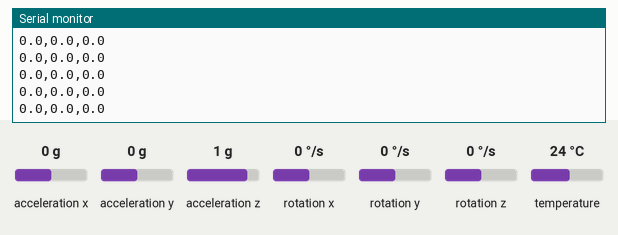
This sketch was run on a simulated Arduino Uno, built with avr-gcc and run on an emulated ATmega328P. Shown: the last lines printed to the serial monitor. The inputs (shaded band) are chosen by the test bench; at power-on: acceleration x 0 g, acceleration y 0 g, acceleration z 1 g, rotation z 0 °/s, rotation x 0 °/s, rotation y 0 °/s, temperature 24 °C.

Above: at 1.2 s.
1.3 s: acceleration x set to -1.4 g
At 2.4 s:
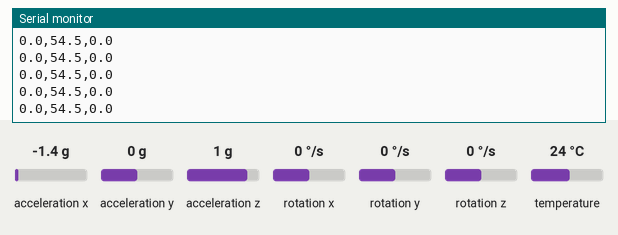
2.8 s: acceleration y set to -1.4 g
At 3.4 s:
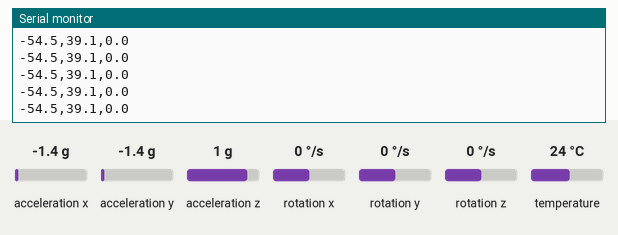
4.3 s: acceleration x set to 0.8 g
At 5.0 s:
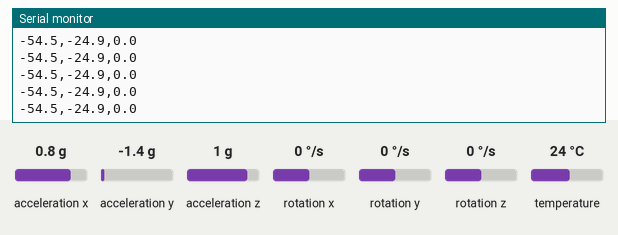
7.3 s: acceleration z set to -1.4 g
At 8.1 s:
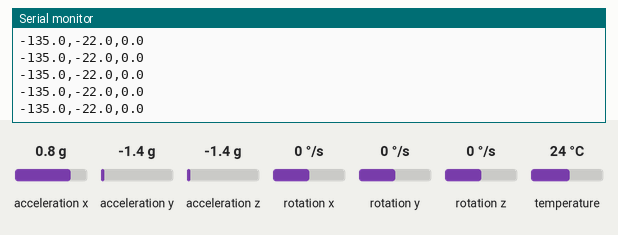
8.8 s: rotation z set to -192 °/s
At 9.6 s:
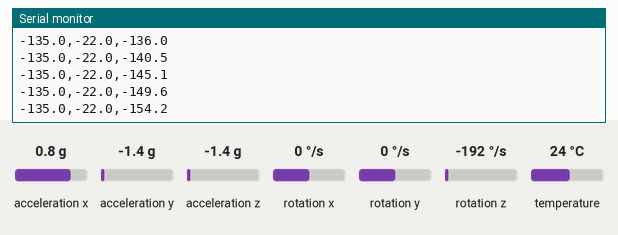
Timing chart, 0 to 11.8 s (numbered marks = the images above; inputs shaded):
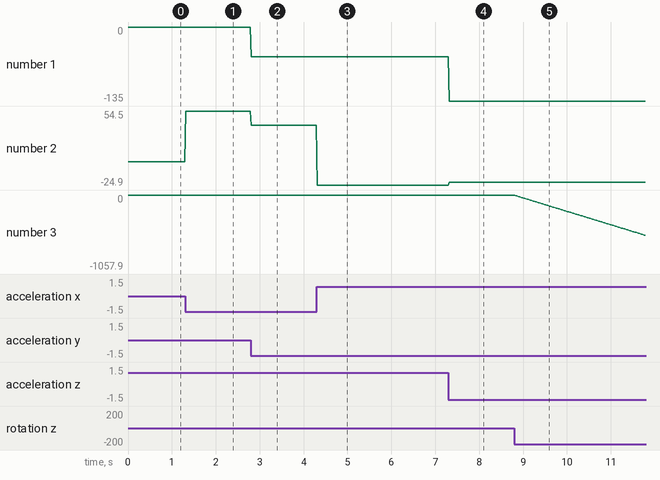

The sketch:

biplane-dodge-esp32.ino
```cpp
/*
 Arduino Uno + MPU6050 USB serial adapter
 Upload this sketch to an Arduino Uno using the Arduino IDE.
 Required libraries: Adafruit_MPU6050 and Adafruit_Sensor.

 Wiring (Arduino Uno):
   MPU6050 SDA -> A4 (SDA)
   MPU6050 SCL -> A5 (SCL)
   MPU6050 GND -> GND
   MPU6050 VCC -> 3.3V, or 5V only if your breakout board explicitly supports it

 Important: The Uno uses 5 V logic. Use a bidirectional I2C level shifter
 unless your MPU6050 breakout explicitly includes 5 V-safe I2C level shifting.

 USB serial output at 115200 baud: roll,pitch,yaw
 The browser game accepts this CSV format.
*/

#include <Wire.h>
#include <Adafruit_MPU6050.h>
#include <Adafruit_Sensor.h>
#include <math.h>

Adafruit_MPU6050 mpu;

void setup() {
  Serial.begin(115200);
  Wire.begin();  // Uno hardware I2C pins: SDA=A4, SCL=A5

  if (!mpu.begin()) {
    Serial.println("ERROR:MPU6050_NOT_FOUND");
    while (true) {
      delay(1000);
    }
  }

  mpu.setAccelerometerRange(MPU6050_RANGE_8_G);
  mpu.setGyroRange(MPU6050_RANGE_500_DEG);
  mpu.setFilterBandwidth(MPU6050_BAND_21_HZ);
}

void loop() {
  sensors_event_t accel, gyro, temperature;
  mpu.getEvent(&accel, &gyro, &temperature);

  const float radiansToDegrees = 57.2957795f;
  const float roll = atan2(accel.acceleration.y, accel.acceleration.z) * radiansToDegrees;
  const float pitch = atan2(-accel.acceleration.x,
                            sqrt(accel.acceleration.y * accel.acceleration.y +
                                 accel.acceleration.z * accel.acceleration.z)) * radiansToDegrees;

  // Integrate Z gyro rate with measured elapsed time. Yaw will drift over time
  // because this simple setup has no magnetometer correction; the game mainly
  // uses roll and pitch for movement.
  static float yawPosition = 0.0f;
  static unsigned long previousMicros = 0;
  const unsigned long nowMicros = micros();
  if (previousMicros != 0) {
    const float elapsedSeconds = (nowMicros - previousMicros) / 1000000.0f;
    yawPosition += gyro.gyro.z * elapsedSeconds * radiansToDegrees;
  }
  previousMicros = nowMicros;

  Serial.print(roll, 1);
  Serial.print(',');
  Serial.print(pitch, 1);
  Serial.print(',');
  Serial.println(yawPosition, 1);

  delay(20);
}
```

Measured:
- after the input at 1.3 s, the serial monitor: prints a new line at once (image 1)
- after the input at 2.8 s, the serial monitor: prints a new line at once (image 2)
- after the input at 4.3 s, the serial monitor: prints a new line at once (image 3)
- after the input at 7.3 s, the serial monitor: prints a new line at once (image 4)
- after the input at 8.8 s, the serial monitor: prints a new line at once (image 5)
- plotted number 1: 0 → -54.5 after the input at 2.8 s, -54.5 → -135 after the input at 7.3 s
- plotted number 2: 0 → 54.5 after the input at 1.3 s, 54.5 → 39.1 after the input at 2.8 s, 39.1 → -24.9 after the input at 4.3 s, -24.9 → -22 after the input at 7.3 s
- plotted number 3: 0 → -1057.9 after the input at 8.8 s
